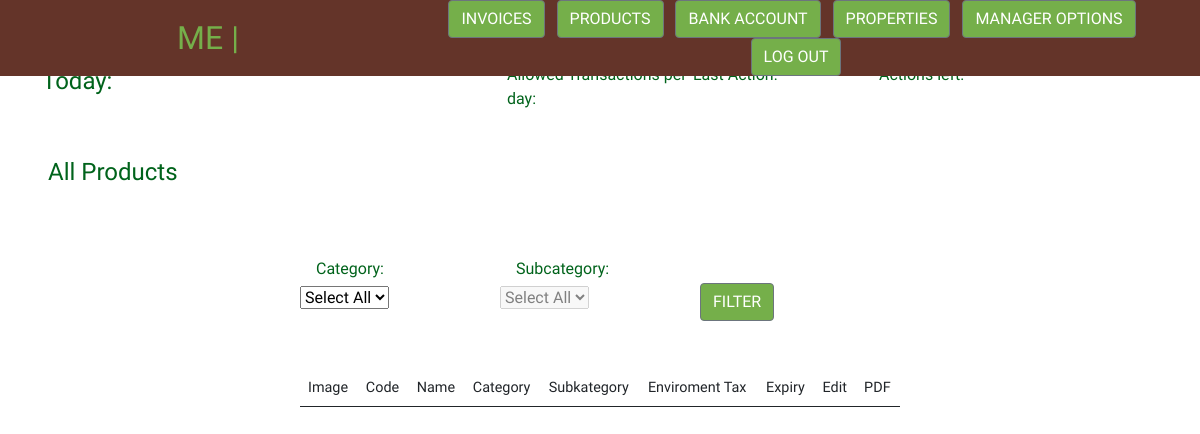
The page /products/ (signed in) on the database as committed earlier.
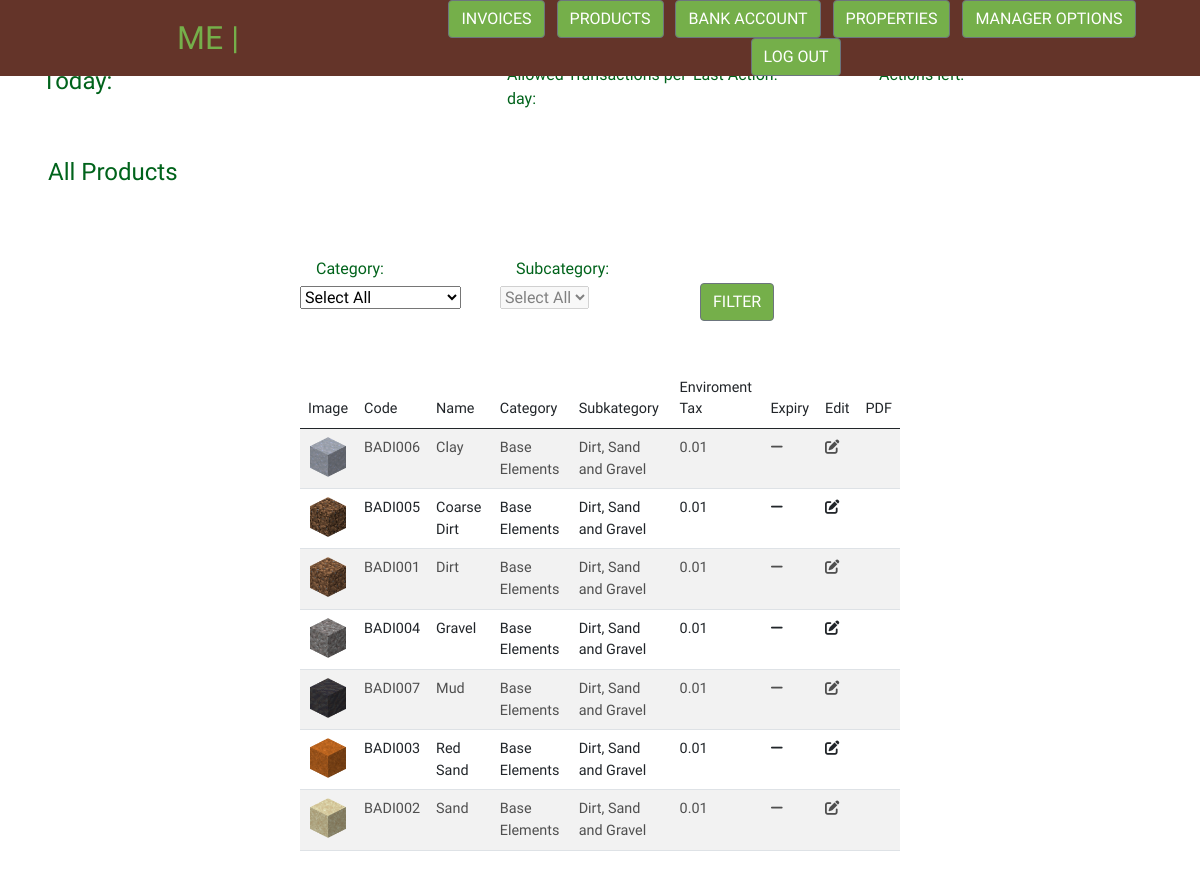
The same page on the database as committed later.
### products/models.py (models this page shows, shortened)
class Product(models.Model):
    class Meta:
        ordering = ['name']
    category = models.ForeignKey('Category', null=True, blank=True, on_delete=models.SET_NULL)
    subcategory = models.ForeignKey('SubCategory', null=True, blank=True, on_delete=models.SET_NULL)
    code = models.CharField(max_length=7, unique=True, default='AA001')
    name = models.CharField(max_length=100, default='name')
    display_name = models.CharField(max_length=100)
    enviroment_tax_choices = [
        ('0', 'No Tax'),
        ('1', 'Class 1'),
        ('2', 'Class 2'),
        ('3', 'Class 3'),
        ('4', 'Class 4'),
    ]
    enviroment_tax_class = models.CharField(
        max_length=7, choices=enviroment_tax_choices, default='0')
    enviroment_tax_amount = models.DecimalField(
        max_digits=6, decimal_places=2, blank=False, null=False, default=0.00)
    expiry_end_date_terms = models.IntegerField(null=False, blank=False, default=0, validators=[MinValueValidator(0), MaxValueValidator(31)])
    expiry_end_date_choices_cat = [
        ('0', 'No End Date'),
        ('1', 'days'),
        ('2', 'weeks'),
        ('3', 'months'),
        ('4', 'years'),
        ('5', 'end of month + months'),
    ]
    expiry_end_date_cat = models.CharField(
        max_length=7, choices=expiry_end_date_choices_cat, default='0')
    units_per_package = models.IntegerField(null=False, blank=False, default=64, validators=[MinValueValidator(1), MaxValueValidator(64)])
    packages_per_lay = models.IntegerField(null=False, blank=False, default=9, validators=[MinValueValidator(9), MaxValueValidator(9)])
    lay_per_palet = models.IntegerField(null=False, blank=False, default=6, validators=[MinValueValidator(3), MaxValueValidator(6)])
    units_per_lay = models.IntegerField(null=False, blank=False)
    units_per_palet = models.IntegerField(null=False, blank=False)
    packages_per_palet = models.IntegerField(null=False, blank=False)
    image_url = models.URLField(max_length=1024, null=True, blank=True)
    image = models.ImageField(null=True, blank=True)

class Category(models.Model):
    class Meta:
        verbose_name_plural = 'Categories'
    name = models.CharField(max_length=80)
    display_name = models.CharField(max_length=254, null=True, blank=True)

class SubCategory(models.Model):
    class Meta:
        verbose_name_plural = 'Subcategories'
    category = models.ForeignKey('Category', null=True, blank=True, on_delete=models.SET_NULL)
    name = models.CharField(max_length=254)
    display_name = models.CharField(max_length=254, null=True, blank=True)

### products/views.py (the view, shortened to what this page needs)
# urls.py: path('', views.all_products, name='products'),
@login_required
def all_products(request):
    products = Product.objects.all().order_by("display_name")
    all_categories = Category.objects.all()
    all_subcategories = SubCategory.objects.all()
    def is_ajax(request):
        return request.META.get('HTTP_X_REQUESTED_WITH') == 'XMLHttpRequest'
    context = {
        'products': products,
        'all_categories': all_categories,
        'all_subcategories': all_subcategories,
    }
    return render(request, 'products/products.html', context)

### products/templates/products/products.html (shortened to what this page needs)
{% extends "base.html" %}
{% load static %}
{% block page_header %}
    <div class="container header-container">
        {% include 'includes/top-data.html' %}
    </div>
{% endblock %}
{% block content %}
    <div class="main-content">
        <h4 class="my-5 mx-5">All Products</h4>
    </div>
    <div class="row">
        <form method="GET" action="{% url 'products' %}">
            <div class="row">
                <div class="col-2 offset-3">
                    <h6 class="mt-4 ms-3">Category:</h6>
                    <select class="select category-search-list" name="category">
                        <option value="">Select All</option>
                    </select>
                </div>
                <div class="col-2">
                    <h6 class="mt-4 ms-3">Subcategory:</h6>
                    <select class="select subcategory-search-list" data-mdb-visible-options="6" name="subcategory">
                        <option value="">Select All</option>
                    </select>
                </div>
                <div class="col-2 pt-5">
                    <button type="submit" class="btn btn-secondary bg-green">
                        Filter
                    </button>
                </div>
            </div>
        </form>
    </div>
    <div class="col-md-6 offset-md-3 pb-5 pt-5">
        <table class="table table-striped">
            <thead>
                <tr>
                    <th scope="col">Image</th>
                    <th scope="col">Code</th>
                    <th scope="col">Name</th>
                    <th scope="col">Category</th>
                    <th scope="col">Subkategory</th>
                    <th scope="col">Enviroment Tax</th>
                    <th scope="col">Expiry</th>
                    <th scope="col">Edit</th>
                    <th scope="col">PDF</th>
                </tr>
              </thead>
              <tbody>
                {% for product in products %}
                    <tr>
                        {% if product.image %}
                            <th scope="row" onclick="window.location='{% url 'product_details' product.code %}';">
                                <img class="table-image pointer" src="{{ product.image.url }}" alt="{{ product.name }}">
                            </th>
                        {% else %}
                            <th scope="row" onclick="window.location='{% url 'view_product' product.code %}';">
                                <img class="table-image pointer" src="{{ MEDIA_URL }}No-image.png" alt="No Image Available">
                            </th>
                        {% endif %}
                        <td>{{ product.code }}</td>
                        <td>{{ product.display_name }}</td>
                        <td>{{ product.category.display_name }}</td>
                        <td>{{ product.subcategory.display_name }}</td>
                        {% if product.enviroment_tax_amount > 0 %}
                            <td>{{ product.enviroment_tax_amount }}</td>
                        {% else %}
                            <td><i class="fa-solid fa-minus"></i></td>
                        {% endif %}
                        {% if product.expiry_end_date_terms > 0 %}
                            <td>{{ product.expiry_end_date_terms }} {{ product.enviroment_tax_class }}</td>
                        {% else %}
                            <td><i class="fa-solid fa-minus"></i></td>
                        {% endif %}
                        <td><i class="fa-sharp fa-solid fa-pen-to-square"></i></td>
                        <td class="pointer" onclick="window.open('{% url 'product_details_in_pdf' product.code %}', '_blank');"></td>
                    </tr>
                {% endfor %}
              </tbody>
        </table>
    </div>
{% endblock %}

### templates/base.html (shortened to what this page needs)
{% load static %}
<!DOCTYPE html>
<html lang="en">
  <head>
    {% block corecss %}
    <link
    href="https://cdnjs.cloudflare.com/ajax/libs/mdb-ui-kit/6.1.0/mdb.min.css"
    rel="stylesheet"
    />
    <link
      href="https://cdn.jsdelivr.net/npm/bootstrap@5.0.2/dist/css/bootstrap.min.css"
      rel="stylesheet"
    />
    <link rel="stylesheet" href="{% static 'css/base.css' %}" />
    {% endblock %}
  </head>
  <header class="container-fluid fixed-top bg-brown">
    {% include 'includes/top-nav.html' %}
  </header>
  {% block page_header %}
  {% endblock %}
  {% block content %}
  {% endblock %}
</html>

### templates/includes/top-nav.html (shortened to what this page needs)
<div class="row">
    <div class="col-12 col-lg-4 my-auto py-1 py-lg-0 text-center text-lg-left">
      {% if request.user.is_authenticated %}
        <a href="{% url 'home' %}" class="nav-link main-logo-link"><h2 class="logo-font my-0 text-green">ME | {{ company.full_name }}</h2></a>
      {% else %}
        <a href="{% url 'home' %}" class="nav-link main-logo-link"><h2 class="logo-font my-0 text-green">Minecraft Economics</h2></a>
      {% endif %}
    </div>
    <div class="col-12 col-lg-8 my-auto py-1 py-lg-0 text-center text-lg-left">
      {% if request.user.is_authenticated %}
      <ul class="list-inline list-unstyled text-center text-lg-right my-0">
        <li class="list-inline-item dropdown">
          <button class="btn btn-secondary bg-green" id="invoices" data-bs-toggle="dropdown" aria-expanded="false">
            Invoices
          </button>
        </li>
        <li class="list-inline-item dropdown">
          <button class="btn btn-secondary bg-green" id="dropdownMenuButton"
          data-mdb-toggle="dropdown" aria-expanded="false">
            Products
          </button>
        </li>
        <li class="list-inline-item dropdown">
          <button class="btn btn-secondary bg-green" id="bank" data-bs-toggle="dropdown" aria-expanded="false">
            Bank Account
          </button>
        </li>
        <li class="list-inline-item dropdown">
          <button class="btn btn-secondary bg-green" id="properties" data-bs-toggle="dropdown" aria-expanded="false">
            Properties
          </button>
        </li>
        {% if request.user.is_superuser %}
        <li class="list-inline-item dropdown">
            <button class="btn btn-secondary bg-green" id="properties" data-bs-toggle="dropdown" aria-expanded="false">
              Manager Options
            </button>
          </li>
        {% endif %}
        <li class="list-inline-item">
            <a class="btn btn-secondary bg-green" href="{% url 'account_logout' %}">Log Out</a>
        </li>
      </ul>
      {% else %}
      <ul class="list-inline list-unstyled text-center text-lg-right my-0">
        <li class="list-inline-item btn btn-secondary">Log In</li>
        <li class="list-inline-item btn btn-secondary">Create Company</li>
      </ul>
      {% endif %}
  </div>

### templates/includes/top-data.html
<div class="row fs-6">
    <div class="col-3 my-2 fs-4">
        <p>Today: {{ today }}</p>
    </div>
    <div class="col-2 my-2">
        <p>{{ valid_settings.valid_from }} - {{ valid_settings.valid_till }}</p>
    </div>
    <div class="col-2 my-2">
        <p>Allowed Transactions per day: {{ valid_settings.acions_per_day }}</p>
    </div>
    <div class="col-2 my-2">
        <p>Last Action: {{ last_action_date }}</p>
    </div>
    {% if actions_left < 1 %}
    <div class="col-3 my-2">
        <p>Actions left: <span class="text-red">{{ actions_left }}</span></p>
    </div>
    {% else %}
    <div class="col-3 my-2">
        <p>Actions left: {{ actions_left }}</p>
    </div>
    {% endif %}
</div>

### static/css/base.css (style rules this page uses)
html { height: 100%; }
.row { --bs-gutter-x: 0rem; }
.header-container { height: 55px; margin-top: 55px; }
.text-green { color: rgb(117,175,74) !important; }
.bg-brown { background-color: rgb(100,52,41) !important; }
.bg-green { background-color: rgb(117,175,74) !important; }
li { list-style-type: none; }
.table-image { max-width: 40px; height: auto; }
.pointer { cursor: pointer; }

Rows that differ between the two databases and show on the page:
added Product: image (picture), code "BADI006", display_name "Clay", category.display_name "Base Elements", subcategory.display_name "Dirt, Sand and Gravel", enviroment_tax_amount "0.01", expiry_end_date_terms 0 (drawn)
added Product: image (picture), code "BADI005", display_name "Coarse Dirt", category.display_name "Base Elements", subcategory.display_name "Dirt, Sand and Gravel", enviroment_tax_amount "0.01", expiry_end_date_terms 0 (drawn)
added Product: image (picture), code "BADI001", display_name "Dirt", category.display_name "Base Elements", subcategory.display_name "Dirt, Sand and Gravel", enviroment_tax_amount "0.01", expiry_end_date_terms 0 (drawn)
added Product: image (picture), code "BADI004", display_name "Gravel", category.display_name "Base Elements", subcategory.display_name "Dirt, Sand and Gravel", enviroment_tax_amount "0.01", expiry_end_date_terms 0 (drawn)
added Product: image (picture), code "BADI007", display_name "Mud", category.display_name "Base Elements", subcategory.display_name "Dirt, Sand and Gravel", enviroment_tax_amount "0.01", expiry_end_date_terms 0 (drawn)
added Product: image (picture), code "BADI003", display_name "Red Sand", category.display_name "Base Elements", subcategory.display_name "Dirt, Sand and Gravel", enviroment_tax_amount "0.01", expiry_end_date_terms 0 (drawn)
added Product: image (picture), code "BADI002", display_name "Sand", category.display_name "Base Elements", subcategory.display_name "Dirt, Sand and Gravel", enviroment_tax_amount "0.01", expiry_end_date_terms 0 (drawn)
